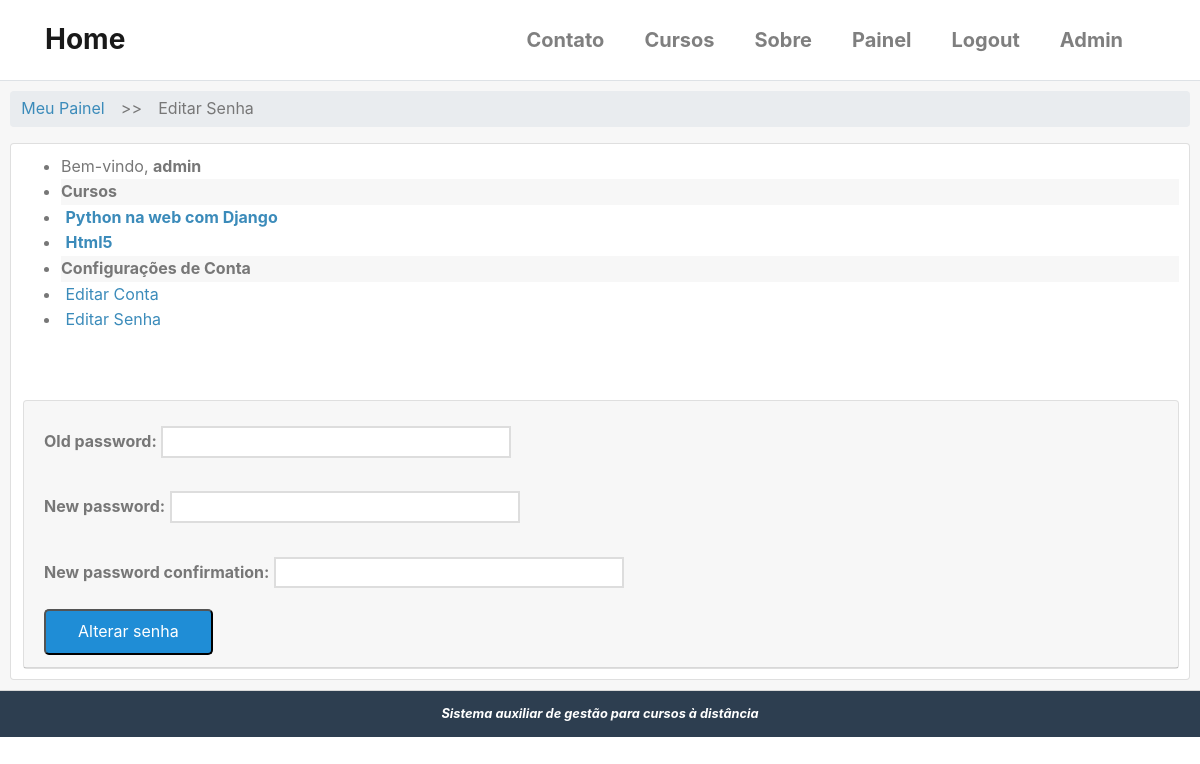
The page /conta/editar/senha/ (signed in) on the database its author committed.
### accounts/models.py (models this page shows, shortened)
class User(AbstractBaseUser, PermissionsMixin):
    username = models.CharField(
        'Usuário', max_length=30, unique=True,
        validators = [validators.RegexValidator(re.compile('^[\w.@+-]+$'),
        'O nome de usuário só pode conter letras, dígitos ou os seguintes caracteres: @/ ./ +/ -/ _',
        'Usuário inválido ou já existente!')]
    )
    email = models.EmailField('E-mail', unique=True)
    name = models.CharField('Nome', max_length=100, blank=True)
    is_active = models.BooleanField('Está ativo?', blank=True, default=True)
    is_staff = models.BooleanField('É da equipe?', blank=True, default=False)
    date_joined = models.DateTimeField('Data de Entrada', auto_now_add=True)
    objects = UserManager()
    USERNAME_FIELD = 'username'
    REQUIRED_FIELDS = ['email']
    class Meta:
        verbose_name = 'Usuário'
        verbose_name_plural = 'Usuários'
    def __str__(self):
        return self.name or self.username

### cursos/models.py (models this page shows, shortened)
class Enrollment(models.Model):
    STATUS_CHOICES = (
        (0, 'Pendente'),
        (1, 'Aprovado'),
        (2, 'Cancelado'),
        (3, 'Recusado'),
    )
    usuario = models.ForeignKey(
        settings.AUTH_USER_MODEL, verbose_name='Usuário',
        related_name='enrollments', on_delete=models.DO_NOTHING
    )
    curso = models.ForeignKey(
        Cursos, verbose_name='Curso',
        related_name='enrollments', on_delete=models.DO_NOTHING
    )
    status = models.ImageField('Situação',
        choices=STATUS_CHOICES, default=0, blank=True
    )
    created_at = models.DateTimeField('Criado em', auto_now_add = True)
    updated_at = models.DateTimeField('Atualizado em ', auto_now_add = True)
    class Meta:
        verbose_name = 'Inscrição'
        verbose_name_plural = 'Inscrições'
        """
        unique_together/unicidade - combina a unicidade entre cursos e usuário,
        ou seja, cada usuário se increve apenas uma vez para cada curso.
        """
        unique_together = (('usuario', 'curso'),)

class Cursos(models.Model):
    nome = models.CharField('Nome', max_length = 100)
    slug = models.SlugField('Atalho')
    descricao = models.TextField('Descrição Simples', blank = True)
    sobre = models.TextField('Sobre o Curso', blank = True)
    start_date = models.DateField(
        'Data de início', null = True, blank = True,
        )
    imagem = models.ImageField(
        upload_to = 'cursos/imagens', verbose_name = 'Imagem',
        null = True, blank = True
        )
    created_at = models.DateTimeField('Criado em', auto_now_add = True)
    updated_at = models.DateTimeField('Atualizado em ', auto_now_add = True)
    objects = CursosManager()
    def __str__(self):
        return self.nome
    class Meta:
        verbose_name = 'Curso'
        verbose_name_plural = 'Cursos'
        ordering = ['nome'] # ['-name'] ordem decrescente

### accounts/views.py (the view)
# urls.py: path('editar/senha/', views.editar_senha, name='editar_senha'),
@login_required
def editar_senha(request):
    template_name = 'accounts/editar_senha.html'
    context = {}
    if request.method == 'POST':
        form = PasswordChangeForm(data=request.POST, user=request.user)
        if form.is_valid():
            form.save()
            messages.success(request,
                'Senha alterada com sucesso!!!'
                )
            return redirect('accounts:painel')
    else:
        form = PasswordChangeForm(user=request.user)
    context['form'] = form
    return render(request, template_name, context)

### cursos/templatetags/cursos_tags.py (called while the page is built)
@register.simple_tag
def listar_meus_cursos(user):
    return Enrollment.objects.filter(usuario=user)

### templates/accounts/editar_senha.html (shortened to what this page needs)
{% extends "accounts/dashboard.html" %}
{% block breadcrumb %}
    {{ block.super }}
    <li style='margin: 5px;'>>></li>
    <li><a>Editar Senha</a></li>
{% endblock %}
{% block dashboard_content %}
    <form class="pure-form pure-form-stacked" method="POST">
        <fieldset>
            {% for field in form %}
            <div class="pure-control-group">
                {{ field.label_tag }}
                {{ field }}
            </div>
            {% endfor %}
            <div class="pure-controls">
                <button type="submit"
                class="pure-button pure-button-primary">
                Alterar senha</button>
            </div>
        </fieldset>
    </form>
{% endblock %}

### templates/accounts/dashboard.html (shortened to what this page needs)
{% extends "base.html" %}
{% load static %}
{% load cursos_tags %}
{% block content %}
{% listar_meus_cursos user as enrollments %}
<div class="card-header" style='padding: 10px;'>
    <div class="">
        <ul class="breadcrumb pure-menu-heading">
            {% block breadcrumb %}
            <li><a class="" href="{% url 'accounts:painel' %}">Meu Painel</a></li>
            {% endblock %}
        </ul>
    </div>
    <div class="card" style='margin: auto;padding: 10px;'>
        <div class="pure-g-r content-ribbon">
            <div class="pure-u-1-3">
                <div class="pure-menu pure-menu-open">
                    <ul>
                        <li class="pure-menu-heading">
                            Bem-vindo, <strong>{{ user }}</strong>
                        </li>
                        {% block menu_options %}
                        <li class="font-weight-bold pure-menu-heading" style='margin-top: 0; background-color:rgba(0,0,0,.03);'>Cursos</li>
                        {% for enrollment in enrollments %}
                        <li>
                            <a href="{% url 'cursos:anuncios' enrollment.curso.slug %}">
                                <strong>{{ enrollment.curso }}</strong>
                            </a>
                        </li>
                        {% empty %}
                        <li style='padding: 5px 0 5px 15px;'>Não há inscrições</li>
                        {% endfor %}
                        <li class="font-weight-bold pure-menu-heading" style='margin-top: 0; background-color:rgba(0,0,0,.03);'>Configurações de Conta</li>
                        <li>
                            <a href="{% url 'accounts:editar_usuario' %}">
                                Editar Conta
                            </a>
                        </li>
                        <li>
                            <a href="{% url 'accounts:editar_senha' %}">
                            Editar Senha</a>
                        </li>
                        {% endblock menu_options %}
                    </ul>
                </div><br>
            </div>
            <br>
            <div class="pure-u-2-3">
                <div class="card" style = 'margin-left: 2px;'>
                    <div class="card-header">
                    {% block dashboard_content %}{% endblock %}
                    </div>
                </div>
            </div>
        </div>
    </div>
</div>
{% endblock content %}

### static/css/styles1.css (style rules this page uses)
* { -webkit-box-sizing: border-box; -moz-box-sizing: border-box; box-sizing: border-box; }
a { color: #3b8bba; }
.pure-form label { margin: 1em 0 0; font-weight: bold; font-size: 100%; }
.pure-form input[type], .pure-form textarea, .pure-form select { border: 2px solid #ddd; box-shadow: none; font-size: 100%; width: 100%; max-width: 350px; margin-bottom: 0.3em; }
.pure-form .pure-control-group { margin-bottom: 1em; }
.pure-button-primary { background-color: #1f8dd6; color: white; padding: 0.5em 2em; border-radius: 5px; }
ul.breadcrumb { padding: 0; }
ul.breadcrumb li { display: inline-block; }
ul.breadcrumb li a { display: inline-block; padding: 0.3em 0.7em; }
a { color: #3b8bba; text-decoration: none; }

### rows shown on the page
User: name+username "admin"
Enrollment: curso "Python na web com Django"
Enrollment: curso "Html5"

### other values the page prints
{{ field.label_tag }} "Old password:" "New password:" "New password confirmation:"
